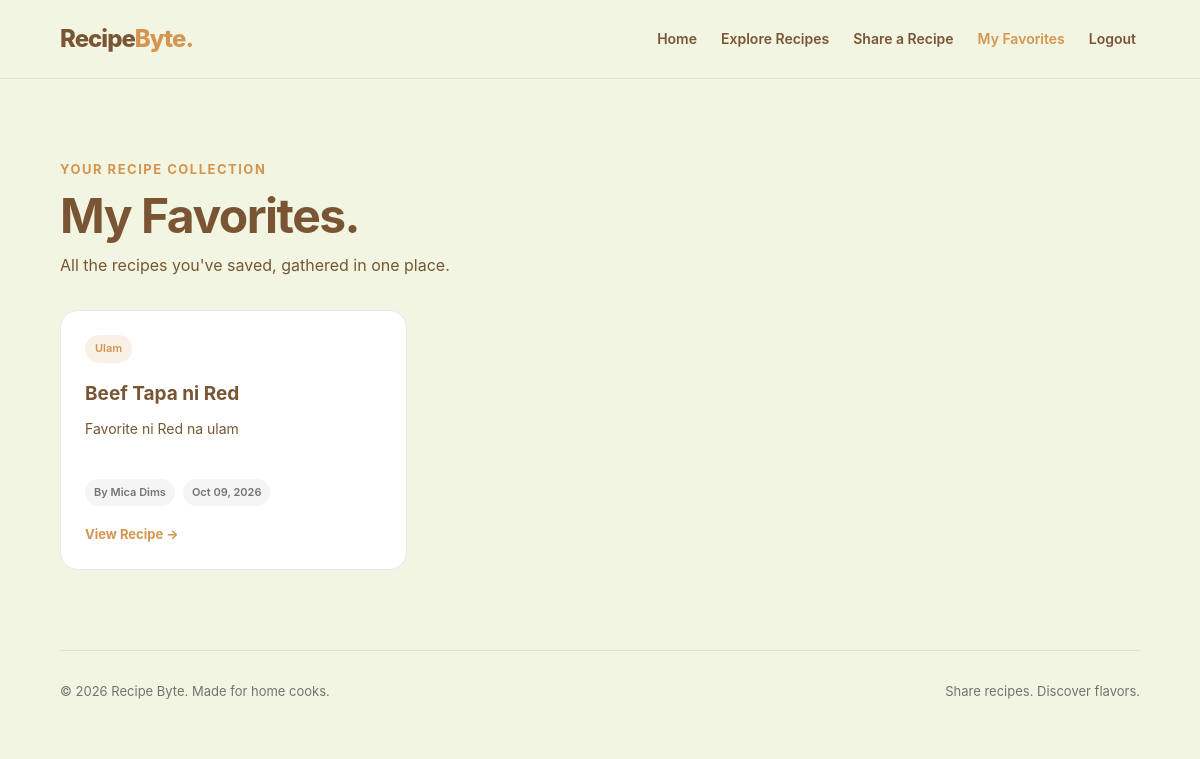
Page /favorites.php (signed in) on the committed database.
### tables this page shows
CREATE TABLE `recipes` (
  `id` int(11) NOT NULL,
  `user_id` int(11) NOT NULL,
  `category_id` int(11) NOT NULL,
  `title` varchar(150) NOT NULL,
  `description` text NOT NULL,
  `steps` text NOT NULL,
  `is_edited` tinyint(1) DEFAULT 0,
  `created_at` timestamp NOT NULL DEFAULT current_timestamp(),
  `updated_at` timestamp NOT NULL DEFAULT current_timestamp() ON UPDATE current_timestamp()
);

CREATE TABLE `categories` (
  `id` int(11) NOT NULL,
  `name` varchar(100) NOT NULL
);

CREATE TABLE `users` (
  `id` int(11) NOT NULL,
  `first_name` varchar(100) NOT NULL,
  `last_name` varchar(100) NOT NULL,
  `email` varchar(255) NOT NULL,
  `password` varchar(255) NOT NULL,
  `created_at` timestamp NOT NULL DEFAULT current_timestamp()
);

### classes/Favorite.php (called while the page is built, shortened)
<?php
class Favorite {
    private $pdo;
    public function __construct($pdo) {
        $this->pdo = $pdo;
    }
    public function getFavorites($userId) {
        $stmt = $this->pdo->prepare(
            'SELECT
                recipes.id,
                recipes.title,
                recipes.description,
                recipes.created_at,
                recipes.is_edited,
                users.first_name,
                users.last_name,
                categories.name AS category_name
             FROM favorites
             INNER JOIN recipes
                ON favorites.recipe_id = recipes.id
             INNER JOIN users
                ON recipes.user_id = users.id
             INNER JOIN categories
                ON recipes.category_id = categories.id
             WHERE favorites.user_id = :user_id
             ORDER BY favorites.id DESC'
        );
        $stmt->execute([
            ':user_id' => $userId
        ]);
        return $stmt->fetchAll();
    }
}

### favorites.php (the view, shortened to what this page needs)
<?php
require 'db.php';
require 'classes/Favorite.php';
$favorite = new Favorite($pdo);
$favoriteRecipes = $favorite->getFavorites(
    $_SESSION['user_id']
);
?>
<!DOCTYPE html>
<html lang="en">
<head>
    <link rel="stylesheet" href="assets/css/styles.css">
</head>
<body>
    <header class="site-header">
        <nav class="navbar">
            <a href="index.php" class="logo">
                Recipe<span>Byte.</span>
            </a>
            <ul class="nav-links">
                <li>
                    <a href="index.php">Home</a>
                </li>
                <li>
                    <a href="explore.php">Explore Recipes</a>
                </li>
                <li>
                    <a href="create_recipe.php">Share a Recipe</a>
                </li>
                <li>
                    <a href="favorites.php" class="active">
                        My Favorites
                    </a>
                </li>
                <li>
                    <a href="logout.php">Logout</a>
                </li>
            </ul>
        </nav>
    </header>
    <main class="section">
        <div class="section-heading">
            <p class="eyebrow">Your Recipe Collection</p>
            <h1>My Favorites.</h1>
            <p>
                All the recipes you've saved,
                gathered in one place.
            </p>
        </div>
        <div class="recipes-grid">
            <?php if (empty($favoriteRecipes)): ?>
                <div class="empty-message">
                    <h3>No favorites yet.</h3>
                    <p>
                        You haven't saved any recipes.
                        Explore the community and find
                        something delicious!
                    </p>
                    <a
                        href="explore.php"
                        class="button primary-button"
                    >
                        Explore Recipes
                    </a>
                </div>
            <?php else: ?>
                <?php foreach ($favoriteRecipes as $item): ?>
                    <article class="recipe-card">
                        <span class="recipe-category">
                            <?= htmlspecialchars($item['category_name']) ?>
                        </span>
                        <h3>
                            <?= htmlspecialchars($item['title']) ?>
                        </h3>
                        <p class="recipe-description">
                            <?= htmlspecialchars($item['description']) ?>
                        </p>
                        <div class="recipe-meta">
                            <span>
                                By
                                <?= htmlspecialchars(
                                    $item['first_name'] . ' ' .
                                    $item['last_name']
                                ) ?>
                            </span>
                            <span>
                                <?= htmlspecialchars(
                                    date(
                                        'M d, Y',
                                        strtotime($item['created_at'])
                                    )
                                ) ?>
                            </span>
                        </div>
                        <a
                            href="recipe.php?id=<?= (int) $item['id'] ?>"
                            class="recipe-link"
                        >
                            View Recipe &rarr;
                        </a>
                    </article>
                <?php endforeach; ?>
            <?php endif; ?>
        </div>
    </main>
    <footer class="site-footer">
        <p>
            &copy; <?= date('Y') ?> Recipe Byte.
            Made for home cooks.
        </p>
        <p>
            Share recipes. Discover flavors.
        </p>
    </footer>
</body>
</html>

### assets/css/styles.css (style rules this page uses)
* { box-sizing: border-box; margin: 0; padding: 0; }
:root { --background: #f2f5e2; --text: #7a5534; --text-light: #765734; --accent: #d5954e; --accent-soft: #d5964e24; --white: #ffffff; --border: #e8e8e8; --space-small: 12px; --space-medium: 20px; --space-large: 40px; --radius: 18px; }
html { scroll-behavior: smooth; }
body { font-family: Inter, -apple-system, BlinkMacSystemFont, "Segoe UI", sans-serif; background: var(--background); color: var(--text); min-height: 100vh; line-height: 1.6; }
a { color: inherit; text-decoration: none; }
.site-header { position: sticky; top: 0; z-index: 10; background: rgba(242, 245, 226, 0.94); border-bottom: 1px solid rgba(122, 85, 52, 0.1); backdrop-filter: blur(10px); }
.navbar { width: 90%; max-width: 1200px; min-height: 70px; margin: 0 auto; display: flex; align-items: center; justify-content: space-between; gap: var(--space-medium); }
.logo { font-size: 24px; font-weight: 800; letter-spacing: -1px; }
.logo span { color: var(--accent); }
.nav-links { display: flex; align-items: center; gap: 16px; list-style: none; }
.nav-links a { padding: 8px 4px; font-size: 14px; font-weight: 600; transition: 0.2s ease; }
.nav-links a:hover, .nav-links a:focus-visible, .nav-links a.active { color: var(--accent); }
.hero, .section { width: 90%; max-width: 1200px; margin: 0 auto; }
.section { padding: 80px 0; }
.section-heading { margin-bottom: 32px; }
.section-heading h1, .section-heading h2 { margin-bottom: 10px; color: var(--text); font-size: clamp(2rem, 6vw, 3rem); line-height: 1.1; letter-spacing: -1.5px; }
.section-heading > p:last-child { max-width: 650px; color: var(--text-light); }
.eyebrow { margin-bottom: 10px; color: var(--accent); font-size: 13px; font-weight: 700; letter-spacing: 1.5px; text-transform: uppercase; }
.hero-card, .recipe-card, .auth-card, .content-card { background: var(--white); border: 1px solid var(--border); border-radius: var(--radius); }
.recipes-grid { display: grid; grid-template-columns: 1fr; gap: var(--space-medium); }
.recipe-card { min-height: 260px; padding: 24px; display: flex; flex-direction: column; transition: 0.25s ease; }
.recipe-category { display: inline-block; width: fit-content; margin-bottom: 18px; padding: 5px 10px; border-radius: 999px; background: var(--accent-soft); color: var(--accent); font-size: 11px; font-weight: 600; }
.recipe-card h2, .recipe-card h3 { margin-bottom: 10px; color: var(--text); font-size: 19px; line-height: 1.4; }
.recipe-description { margin-bottom: 16px; color: var(--text-light); font-size: 14px; line-height: 1.7; }
.recipe-meta { display: flex; flex-wrap: wrap; gap: 8px; margin-top: auto; }
.recipe-meta span { padding: 5px 9px; border-radius: 999px; background: #f5f5f5; color: #737373; font-size: 11px; font-weight: 600; }
.recipe-link { display: inline-flex; align-items: center; width: fit-content; margin-top: 18px; color: var(--accent); font-size: 13px; font-weight: 700; }
.site-footer { width: 90%; max-width: 1200px; margin: 0 auto; padding: 30px 0; border-top: 1px solid rgba(122, 85, 52, 0.12); display: flex; flex-direction: column; gap: 10px; color: #737373; font-size: 13px; }
@media (min-width: 600px) { .recipes-grid { grid-template-columns: repeat(2, minmax(0, 1fr)); } }
@media (min-width: 600px) { .site-footer { flex-direction: row; align-items: center; justify-content: space-between; } }
@media (min-width: 900px) { .navbar { min-height: 78px; } }
@media (min-width: 900px) { .recipes-grid { grid-template-columns: repeat(3, minmax(0, 1fr)); } }
.nav-links { flex-wrap: wrap; justify-content: flex-end; }

### rows in the picture
recipes: category.name "Ulam", title "Beef Tapa ni Red", description "Favorite ni Red na ulam", user.last_name "Mica Dims", created_at "Oct 09, 2026"
